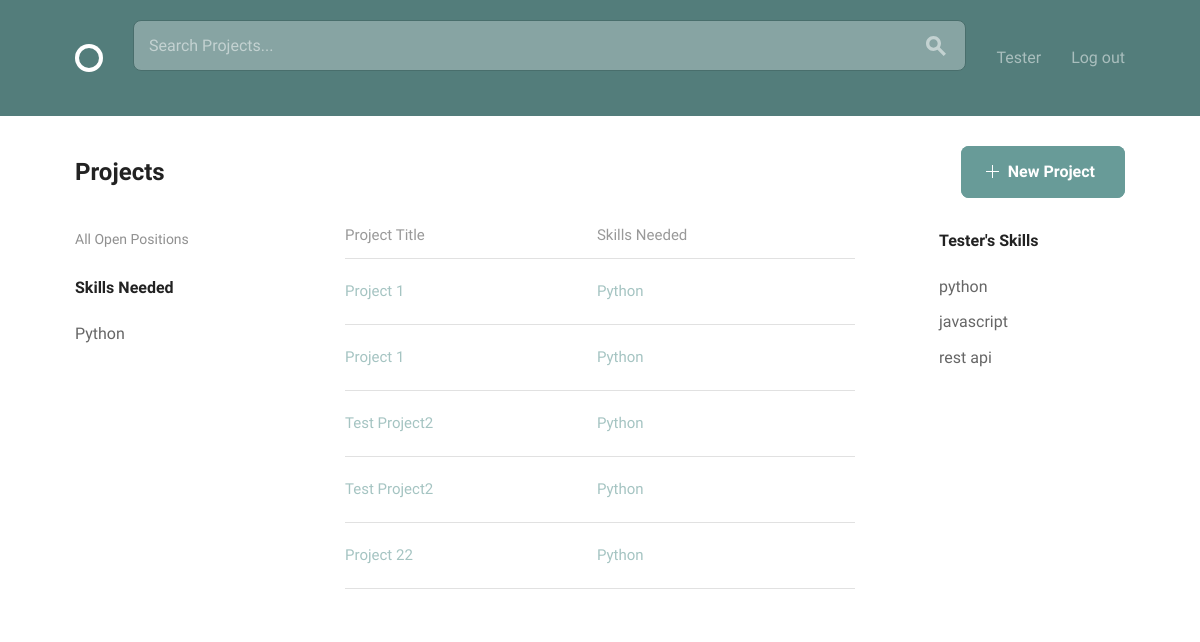
The app's page /skills/Python (signed in), older data.
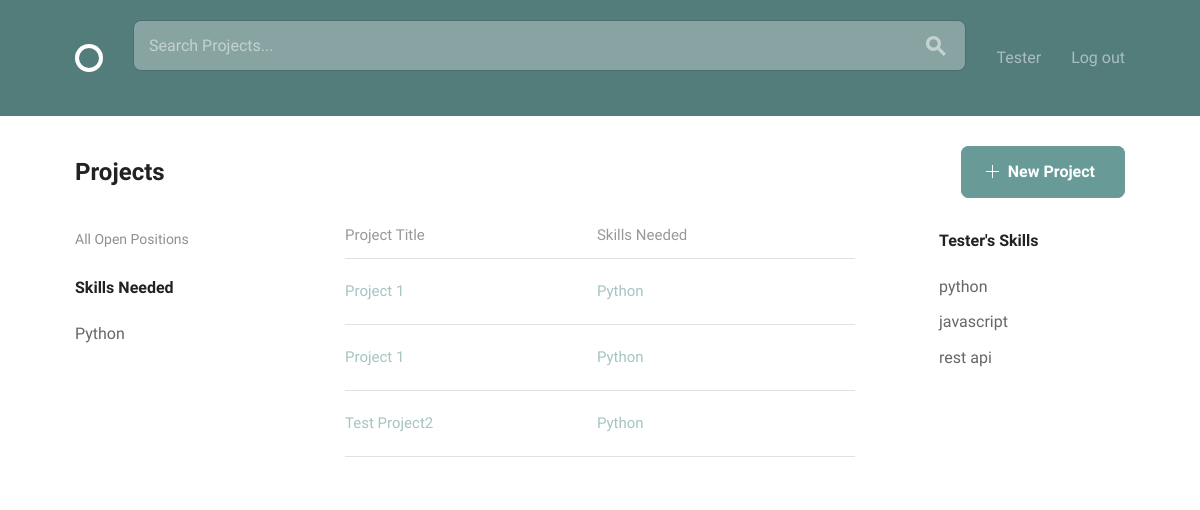
The same page, newer data.
### projects/models.py (models this page shows, shortened)
class Projects(models.Model):
    owner = models.ForeignKey(User, related_name='project', on_delete=models.CASCADE, null=True)
    title = models.CharField(max_length=150, default='')
    description = models.TextField(default='')
    requirements = models.TextField(default='')
    time_estimate = models.TextField(default='')
    recruited = models.BooleanField(default=False)
    completed = models.BooleanField(default=False)
    @property
    def open_positions(self):
        return self.positions.exclude(filled=True)

### accounts/models.py (models this page shows)
class Skills(models.Model):
    profile = models.ForeignKey(Profile, on_delete=models.CASCADE)
    skills = models.CharField(max_length=15, default='')
    def __str__(self):
        return self.skills

### social_builder/views.py (the view)
# urls.py: url(r'^skills/(?P<skill>[a-zA-Z0-9_" "]+)$', views.SkillFilter.as_view(), name='skills'),
class SkillFilter(LoginRequiredMixin, ListView):
    model = Projects
    template_name = 'index_skills.html'
    context_object_name = 'project_home'
    def get_queryset(self):
        queryset = super().get_queryset()
        skills = self.kwargs.get('skill')
        queryset = queryset.filter(
            Q(positions__skills__skills__icontains=skills)
        )
        return queryset
    def get_context_data(self, **kwargs):
        context = super(SkillFilter, self).get_context_data(**kwargs)
        skill = self.kwargs.get('skill')
        context['my_skills'] = Profile.objects.get(user=self.request.user)
        context['skills'] = skill
        return context

### templates/index_skills.html (shortened to what this page needs)
{% extends 'registration/registration_base.html' %}
{% load static from staticfiles %}
{% block content %}
  <div class="bounds circle--page">
    <div class="circle--page--header circle--fluid">
      <div class="circle--fluid--cell circle--fluid--primary">
        <h2>Projects</h2>
      </div>
      <div class="circle--fluid--cell circle--fluid--secondary">
          {% if user.is_authenticated  %}
          <a class="button button-primary icon-on-left" href="{% url 'projects:create_project' %}">
          <svg version="1.1" xmlns="http://www.w3.org/2000/svg" xmlns:xlink="http://www.w3.org/1999/xlink" x="0px" y="0px" viewBox="0 0 13 13" style="enable-background:new 0 0 13 13;" xml:space="preserve" class="add">
            <polygon points="7,6 7,0 6,0 6,6 0,6 0,7 6,7 6,13 7,13 7,7 13,7 13,6 "/>
          </svg>
          New Project
        </a>
          {% endif %}
      </div>
    </div>
    <div class="grid-25">
      <div class="circle--filter circle--secondary--module">
        <ul class="circle--filter--list">
            <p><a href="{% url 'home' %}">All Open Positions</a> </p>
            <h4>Skills Needed</h4>
            <li class="clickable-row" data-href="{% url 'skills' skill=skills %}">{{ skills }}</li>
        </ul>
      </div>
    </div>
    <div class="grid-50">
      <table class="u-full-width circle--table">
        <thead>
          <tr>
            <th>Project Title</th>
            <th class="circle--cell--right">Skills Needed</th>
          </tr>
        </thead>
        <tbody>
        {% if project_home %}
        {% for project in project_home %}
          <tr class="clickable-row" data-href="{% url 'projects:detail' pk=project.pk %}">
            <td>
                {{ project.title|title }}
            </td>
            <td class="circle--cell--right">
                {% if project.open_positions %}
                    {{ skills}}
                {% endif %}
            </td>
          </tr>
        {% endfor %}
        {% endif %}
        </tbody>
      </table>
    </div>
    <div class="grid-25 grid-push-5">
    <div class="circle--secondary--module">
      <ul class="circle--filter--list">
      <h4>{{ user|title }}'s Skills</h4>
          {% for skill in my_skills.skills_set.all %}
          <li class="clickable-row" data-href="{% url 'skills' skill=skill %}">{{ skill }}</li>
          {% endfor %}
      </ul>
      </div>
    </div>
  </div>
{% endblock %}

Row changes from the older to the newer data that the page shows:
no longer on one of the page's lists (row unchanged): Projects: title "Test Project2"
removed Projects: title "Project 22", skills "Python"
